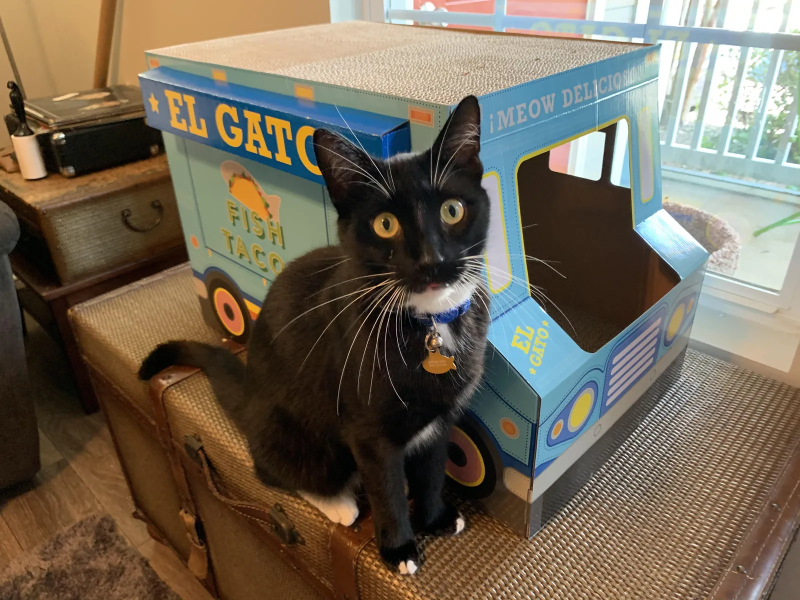
#> input picture dist/img/full/cat-0011.webp, 1600 x 1200 px (shown at 1/2 size); its folder holds 3 pictures in this run
$ python inventory.py --source ../dist/img/full
#> lines starting #> are read from the running program, lines starting #| are printed output that depends on the picture
"""
PHASE 0 -- Inventory.

Walks every extracted block below `cat-pictures` and reports what is actually
in there. Read-only: this script never writes, moves or renames anything inside
the source folder. The only thing it writes is a JSON copy of its own report into
tools/.cache/ (gitignored).

Usage:
    python tools/inventory.py
    python tools/inventory.py --root C:\\some\\other\\project
    python tools/inventory.py --samples 30
"""

from __future__ import annotations

import argparse
import json
import os
import random
import sys
from collections import Counter
from concurrent.futures import ThreadPoolExecutor
from pathlib import Path

from PIL import Image, ImageFile

# Report truncated files as broken rather than silently accepting them.
ImageFile.LOAD_TRUNCATED_IMAGES = False
# These are cat photos, not zip bombs, but keep a sane ceiling.
Image.MAX_IMAGE_PIXELS = 300_000_000

PROJECT_ROOT = Path(__file__).resolve().parent.parent
SAMPLE_SEED = 19980401
ARCHIVE_SUFFIXES = {".7z", ".zip", ".rar", ".tar", ".gz", ".tgz", ".bz2"}

SHORT_EDGE_BUCKETS = [
    ("< 400", 0, 400),
    ("400 - 599", 400, 600),
    ("600 - 799", 600, 800),
    ("800 - 1023", 800, 1024),
    ("1024 - 1439", 1024, 1440),
    ("1440 - 1919", 1440, 1920),
    (">= 1920", 1920, 10**9),
]

ASPECT_BUCKETS = [
    ("< 0.50  ultra-portrait", 0.0, 0.50),
    ("0.50 - 0.74 portrait", 0.50, 0.75),
    ("0.75 - 0.94 tall", 0.75, 0.95),
    ("0.95 - 1.05 square", 0.95, 1.05),
    ("1.06 - 1.40 landscape", 1.05, 1.40),
    ("1.41 - 2.00 wide", 1.40, 2.0001),
    ("> 2.00  ultra-wide", 2.0001, 10**9),
]


# --------------------------------------------------------------------------
# Windows path plumbing
# --------------------------------------------------------------------------

def long_path(p: Path) -> str:
    """Return a string path safe for >260 char paths on Windows."""
    s = os.fspath(p)
    if os.name != "nt":
        return s
    if not os.path.isabs(s):
        s = os.path.abspath(s)
    if s.startswith("\\\\?\\"):
        return s
    if s.startswith("\\\\"):  # UNC share
        return "\\\\?\\UNC\\" + s.lstrip("\\")
    return "\\\\?\\" + s


def setup_console() -> None:
    """Non-ASCII filenames must not blow up the console."""
    for stream in (sys.stdout, sys.stderr):
        try:
            stream.reconfigure(encoding="utf-8", errors="replace")
        except (AttributeError, OSError):
            pass


def short_path(p) -> str:
    """Undo the \\\\?\\ prefix so printed paths look like paths."""
    s = str(p)
    if s.startswith("\\\\?\\UNC\\"):
        return "\\\\" + s[8:]
    if s.startswith("\\\\?\\"):
        return s[4:]
    return s


def display(text) -> str:
    """Best-effort printable form of a possibly exotic filename."""
    enc = (sys.stdout.encoding or "utf-8")
    return short_path(text).encode(enc, errors="replace").decode(enc, errors="replace")


# --------------------------------------------------------------------------
# Discovery
# --------------------------------------------------------------------------

def find_blocks(source: Path) -> list[Path]:
    """Every extracted block below cat-pictures, without hardcoded names."""
    if not source.is_dir():
        return []
    return sorted((p for p in source.iterdir() if p.is_dir()), key=lambda p: p.name)


def walk_files(block: Path) -> list[Path]:
    out: list[Path] = []
    for dirpath, _dirnames, filenames in os.walk(long_path(block)):
        for name in filenames:
            out.append(Path(dirpath) / name)
    return out


def find_archives(root: Path) -> list[tuple[Path, int]]:
    skip = {".git", "dist", "node_modules", ".cache", "__pycache__"}
    found: list[tuple[Path, int]] = []
    for dirpath, dirnames, filenames in os.walk(long_path(root)):
        dirnames[:] = [d for d in dirnames if d not in skip]
        for name in filenames:
            p = Path(dirpath) / name
            if p.suffix.lower() in ARCHIVE_SUFFIXES:
                try:
                    found.append((p, p.stat().st_size))
                except OSError:
                    found.append((p, -1))
    return found


# --------------------------------------------------------------------------
# Probing
# --------------------------------------------------------------------------

def probe(path: Path) -> dict:
    """Open with Pillow, read real dimensions, then verify() integrity."""
    rec: dict = {
        "path": str(path),
        "ext": path.suffix.lower() or "(none)",
        "bytes": -1,
        "ok": False,
        "format": None,
        "mode": None,
        "w": None,
        "h": None,
        "error": None,
    }
    lp = long_path(path)
    try:
        rec["bytes"] = os.path.getsize(lp)
    except OSError as exc:
        rec["error"] = f"stat: {exc.__class__.__name__}"
        return rec

    try:
        with Image.open(lp) as im:
            rec["format"] = im.format
            rec["mode"] = im.mode
            rec["w"], rec["h"] = im.size
            im.verify()  # decodes far enough to catch truncation/corruption
        rec["ok"] = bool(rec["w"] and rec["h"])
    except Exception as exc:  # noqa: BLE001 - any decoder failure means "not an image"
        msg = str(exc).strip() or exc.__class__.__name__
        rec["error"] = f"{exc.__class__.__name__}: {msg[:120]}"
    return rec


def bucket(value: float, buckets) -> str:
    for label, lo, hi in buckets:
        if lo <= value < hi:
            return label
    return buckets[-1][0]


# --------------------------------------------------------------------------
# Reporting
# --------------------------------------------------------------------------

def human(n: float) -> str:
    for unit in ("B", "KB", "MB", "GB", "TB"):
        if abs(n) < 1024 or unit == "TB":
            return f"{n:,.1f} {unit}" if unit != "B" else f"{int(n):,} B"
        n /= 1024
    return f"{n:.1f} TB"


def table(title: str, rows, headers, total_for_pct: int | None = None) -> None:
    print()
    print(title)
    print("-" * max(len(title), 60))
    if not rows:
        print("  (none)")
        return
    body = []
    for row in rows:
        cells = [str(c) for c in row]
        if total_for_pct:
            try:
                pct = 100.0 * float(str(row[1]).replace(",", "")) / total_for_pct
                cells.append(f"{pct:5.1f}%")
            except (ValueError, TypeError, ZeroDivisionError):
                cells.append("")
        body.append(cells)
    heads = list(headers) + (["share"] if total_for_pct else [])
    widths = [
        max(len(heads[i]), max(len(r[i]) for r in body))
        for i in range(len(heads))
    ]
    print("  " + "  ".join(h.ljust(widths[i]) for i, h in enumerate(heads)))
    print("  " + "  ".join("-" * w for w in widths))
    for r in body:
        line = [r[0].ljust(widths[0])]
        line += [r[i].rjust(widths[i]) for i in range(1, len(r))]
        print("  " + "  ".join(line))


def main() -> int:
    setup_console()
    ap = argparse.ArgumentParser(description="Phase 0 inventory of cat-pictures blocks")
    ap.add_argument("--root", default=str(PROJECT_ROOT), help="project root")
    ap.add_argument("--source", default=None, help="source folder (default: root/cat-pictures)")
    ap.add_argument("--samples", type=int, default=20, help="random sample count")
    ap.add_argument("--workers", type=int, default=min(16, (os.cpu_count() or 4) * 2))
    args = ap.parse_args()

    root = Path(args.root).resolve()
    source = Path(args.source).resolve() if args.source else root / "cat-pictures"
    blocks = find_blocks(source)

    print("=" * 72)
    print("CAT OF THE DAY -- PHASE 0 INVENTORY (read-only)")
    print("=" * 72)
    print(f"Project root : {root}")
    print(f"Source root  : {source}")
    print(f"Folders found: {len(blocks)}  ->  {', '.join(b.name for b in blocks) or '(none)'}")
    if not source.is_dir():
        print("\nSource folder does not exist yet. Nothing to inventory.")
        return 1

    per_block = []
    all_files: list[Path] = []
    for b in blocks:
        files = walk_files(b)
        per_block.append((b.name, len(files), human(sum(r.stat().st_size for r in files if r.exists()))))
        all_files.extend(files)

    direct_files = [p for p in source.iterdir() if p.is_file()]
    if direct_files:
        per_block.append(("(source root)", len(direct_files),
                          human(sum(p.stat().st_size for p in direct_files))))
        all_files.extend(direct_files)

    print(f"Files on disk: {len(all_files):,}")
    print(f"\nProbing {len(all_files):,} files with Pillow ({args.workers} threads)...")

    records: list[dict] = []
    done = 0
    with ThreadPoolExecutor(max_workers=args.workers) as ex:
        for rec in ex.map(probe, all_files):
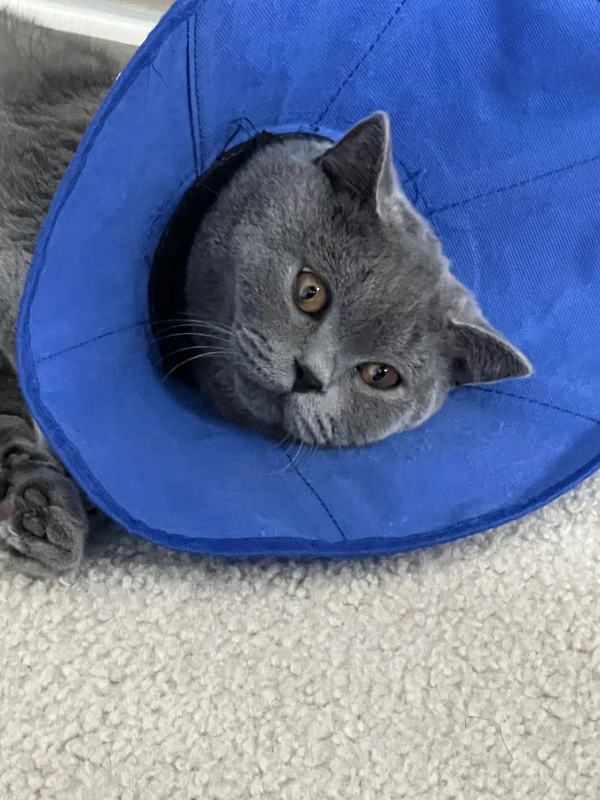
#> input picture dist/img/full/cat-0014.webp, 1200 x 1600 px (shown at 1/2 size)
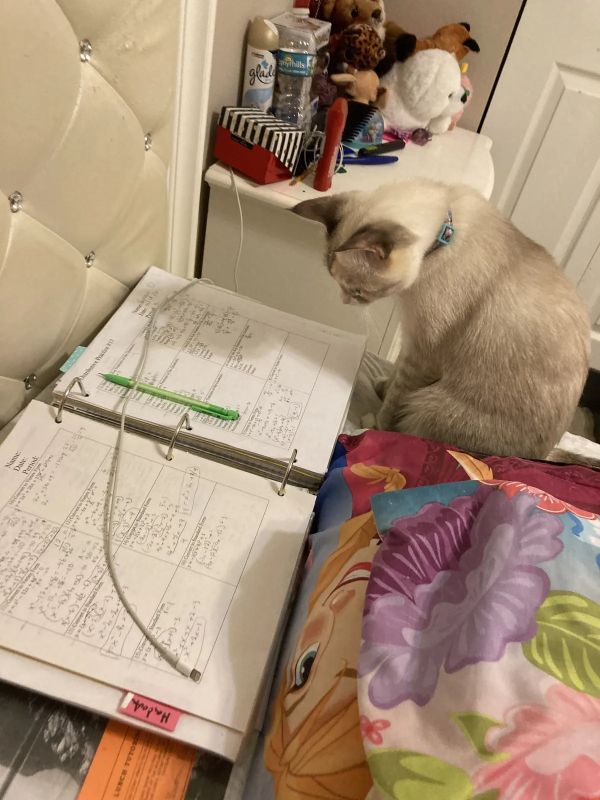
#> input picture dist/img/full/cat-0048.webp, 1200 x 1600 px (shown at 1/2 size)
            records.append(rec)
            done += 1
            if done % 100 == 0 or done == len(all_files):
                pct = 100.0 * done / max(1, len(all_files))
                print(f"\r  {done:,}/{len(all_files):,}  ({pct:5.1f}%)", end="", flush=True)
#> after the loop, done = 3
    print()

    total_bytes = sum(r["bytes"] for r in records if r["bytes"] > 0)
#> total_bytes = 499966
    good = [r for r in records if r["ok"]]
#> good = []
    bad = [r for r in records if not r["ok"]]
    good_bytes = sum(r["bytes"] for r in good if r["bytes"] > 0)
#> good_bytes = 0

    print()
    print("=" * 72)
    print("SUMMARY")
    print("=" * 72)
    print(f"  Total files              : {len(records):,}")
#|   Total files              : 3
    print(f"  Total bytes              : {human(total_bytes)}  ({total_bytes:,} bytes)")
#|   Total bytes              : 488.2 KB  (499,966 bytes)
    print(f"  Decodable images         : {len(good):,}  ({100.0*len(good)/max(1,len(records)):.1f}%)")
#|   Decodable images         : 0  (0.0%)
    print(f"  Broken / not images      : {len(bad):,}")
#|   Broken / not images      : 3
    print(f"  Mean size (decodable)    : {human(good_bytes / max(1, len(good)))}")
#|   Mean size (decodable)    : 0 B

    table(
        "FILES PER BLOCK",
        [(name, f"{n:,}", bytes_) for name, n, bytes_ in per_block],
        ["folder", "files", "bytes"],
        total_for_pct=len(records),
    )

    ext_hist = Counter(r["ext"] for r in records)
#> ext_hist = {'.webp': 3}
    ext_bytes = Counter()
    for r in records:
        if r["bytes"] > 0:
            ext_bytes[r["ext"]] += r["bytes"]
#> after the loop, ext_bytes = {'.webp': 499966}
    table(
        "EXTENSION HISTOGRAM (by filename)",
        [(e, f"{n:,}", human(ext_bytes[e])) for e, n in ext_hist.most_common()],
        ["extension", "count", "bytes"],
        total_for_pct=len(records),
    )

    fmt_hist = Counter(r["format"] or "(undecodable)" for r in records)
#> fmt_hist = {'WEBP': 3}
    table(
        "ACTUAL FORMAT (what Pillow says the bytes are)",
        [(f, f"{n:,}") for f, n in fmt_hist.most_common()],
        ["format", "count"],
        total_for_pct=len(records),
    )

    # Extension lying about content is worth knowing before we trust any glob.
    fmt_ext_ok = {
        "JPEG": {".jpg", ".jpeg", ".jpe", ".jfif"},
        "PNG": {".png"},
        "GIF": {".gif"},
        "WEBP": {".webp"},
        "BMP": {".bmp"},
        "TIFF": {".tif", ".tiff"},
        "AVIF": {".avif"},
    }
    mismatched = [
        r for r in good
        if r["format"] in fmt_ext_ok and r["ext"] not in fmt_ext_ok[r["format"]]
    ]
#> mismatched = []
    print(f"\n  Extension/content mismatches: {len(mismatched):,}")
#|   Extension/content mismatches: 0
    for r in mismatched[:5]:
        print(f"    {display(Path(r['path']).name)}  ext={r['ext']} actual={r['format']}")

    mode_hist = Counter(r["mode"] for r in good)
    table(
        "COLOR MODE",
        [(m, f"{n:,}") for m, n in mode_hist.most_common()],
        ["mode", "count"],
        total_for_pct=len(good),
    )

    short_hist = Counter(bucket(min(r["w"], r["h"]), SHORT_EDGE_BUCKETS) for r in good)
    table(
        "RESOLUTION -- SHORT EDGE",
        [(lbl, f"{short_hist.get(lbl, 0):,}") for lbl, _, _ in SHORT_EDGE_BUCKETS],
        ["short edge (px)", "count"],
        total_for_pct=len(good),
    )

    mp_buckets = [
        ("< 0.5 MP", 0, 0.5),
        ("0.5 - 1 MP", 0.5, 1),
        ("1 - 2 MP", 1, 2),
        ("2 - 4 MP", 2, 4),
        ("4 - 8 MP", 4, 8),
        (">= 8 MP", 8, 10**9),
    ]
    mp_hist = Counter(bucket(r["w"] * r["h"] / 1e6, mp_buckets) for r in good)
    table(
        "RESOLUTION -- MEGAPIXELS",
        [(lbl, f"{mp_hist.get(lbl, 0):,}") for lbl, _, _ in mp_buckets],
        ["megapixels", "count"],
        total_for_pct=len(good),
    )

    ar_hist = Counter(bucket(r["w"] / r["h"], ASPECT_BUCKETS) for r in good)
    table(
        "ASPECT RATIO (width / height)",
        [(lbl, f"{ar_hist.get(lbl, 0):,}") for lbl, _, _ in ASPECT_BUCKETS],
        ["ratio", "count"],
        total_for_pct=len(good),
    )

    # The number that decides whether one block is enough content.
    ge800 = [r for r in good if min(r["w"], r["h"]) >= 800]
#> ge800 = []
    ge600 = [r for r in good if min(r["w"], r["h"]) >= 600]
#> ge600 = []
    in_ar = [r for r in ge800 if 0.5 <= r["w"] / r["h"] <= 2.0]
#> in_ar = []
    print()
    print("=" * 72)
    print("THE DECIDING NUMBER")
    print("=" * 72)
    print(f"  Short edge >= 800px                  : {len(ge800):,}")
#|   Short edge >= 800px                  : 0
    print(f"     ...and aspect ratio within 0.5-2.0: {len(in_ar):,}")
#> (printed output is left out)
    print(f"  Short edge >= 600px (fallback thresh): {len(ge600):,}")
#|   Short edge >= 600px (fallback thresh): 0
    print(f"  Target keep count                    : 800")
    print(f"  Minimum acceptable (1 year)          : 365")
    headroom = len(in_ar)
#> headroom = 0
    verdict = (
        "COMFORTABLE -- 800 is reachable even after dedupe attrition."
        if headroom >= 1100 else
        "TIGHT -- 800 possible but perceptual dedupe may eat the margin."
        if headroom >= 800 else
        "SHORT OF 800 -- expect the adaptive path in Phase 1."
        if headroom >= 365 else
        "UNDER A YEAR -- Phase 1 will need the 600px fallback or another block."
    )
    print(f"  Verdict (pre-dedupe)                 : {verdict}")
#|   Verdict (pre-dedupe)                 : UNDER A YEAR -- Phase 1 will need the 600px fallback or another block.

    if bad:
        reason_hist = Counter((r["error"] or "unknown").split(":")[0] for r in bad)
#> reason_hist = {'AttributeError': 3}
        table(
            "BROKEN / NOT-AN-IMAGE BREAKDOWN",
            [(k, f"{v:,}") for k, v in reason_hist.most_common()],
            ["reason", "count"],
        )
        print("\n  examples:")
        for r in bad[:8]:
            print(f"    {display(Path(r['path']).name):<40} {display(r['error'] or '')}")

    rng = random.Random(SAMPLE_SEED)
    pool = good if good else records
    sample = rng.sample(pool, min(args.samples, len(pool)))
    print()
    print("=" * 72)
    print(f"RANDOM SAMPLE ({len(sample)} files, seed {SAMPLE_SEED})")
#| RANDOM SAMPLE (3 files, seed 19980401)
    print("=" * 72)
    for r in sample:
        rel = Path(short_path(r["path"]))
        try:
            rel = rel.relative_to(root)
        except ValueError:
            pass
        dims = f"{r['w']}x{r['h']}" if r["ok"] else "UNDECODABLE"
        ar = f"{r['w']/r['h']:.2f}" if r["ok"] else "-"
        print(f"  {dims:>12}  ar={ar:>5}  {human(r['bytes']):>9}  {display(str(rel))}")

    archives = find_archives(source)
    print()
    print("=" * 72)
    print("UNEXTRACTED ARCHIVES")
    print("=" * 72)
    if archives:
        for p, size in archives:
            try:
                rel = p.relative_to(root)
            except ValueError:
                rel = p
            print(f"  {human(size):>10}  {display(str(rel))}")
        print(f"\n  {len(archives)} archive(s) found -- extract before curating if they hold cats.")
    else:
        print("  None. Nothing sitting unextracted.")

    cache = root / "tools" / ".cache"
    cache.mkdir(parents=True, exist_ok=True)
    report = {
        "root": str(root),
        "blocks": [b.name for b in blocks],
        "files_total": len(records),
        "bytes_total": total_bytes,
        "decodable": len(good),
        "broken": len(bad),
        "short_edge_ge_800": len(ge800),
        "short_edge_ge_800_and_aspect_ok": len(in_ar),
        "short_edge_ge_600": len(ge600),
        "ext_histogram": dict(ext_hist),
        "format_histogram": dict(fmt_hist),
        "short_edge_buckets": {lbl: short_hist.get(lbl, 0) for lbl, _, _ in SHORT_EDGE_BUCKETS},
        "aspect_buckets": {lbl: ar_hist.get(lbl, 0) for lbl, _, _ in ASPECT_BUCKETS},
        "megapixel_buckets": {lbl: mp_hist.get(lbl, 0) for lbl, _, _ in mp_buckets},
        "archives": [str(p) for p, _ in archives],
    }
    out = cache / "inventory.json"
    out.write_text(json.dumps(report, indent=2), encoding="utf-8")
    print(f"\nMachine-readable copy: {out}")
#| Machine-readable copy: tools/.cache/inventory.json
    print("Nothing inside cat-pictures was modified.\n")
    return 0


if __name__ == "__main__":
    raise SystemExit(main())
#> (the program exits here)
